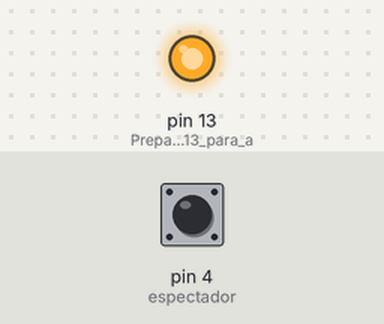
Bench run of a sketch on a simulated Arduino Uno, built with avr-gcc and run on an emulated ATmega328P. Parts: output pins drawn as LEDs (lit = HIGH). Dashed ring = blinking. Inputs (shaded band) come from the test bench; at power-on: pin 4 (espectador) HIGH. What the sketch prints to the serial monitor is not drawn.

Above: at 1.2 s.
1.3 s: pin 4 (espectador) pulled LOW for 0.15 s
At 1.38 s:
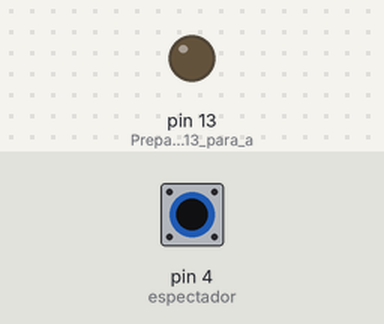
2.9 s: pin 4 (espectador) pulled LOW for 3.2 s
At 6.9 s:
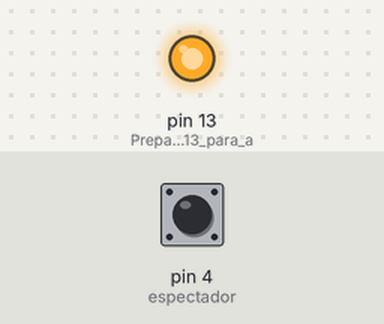
7.6 s: pin 4 (espectador) pulsed LOW 2 times (0.12 s each, 0.3 s apart)
At 7.81 s:
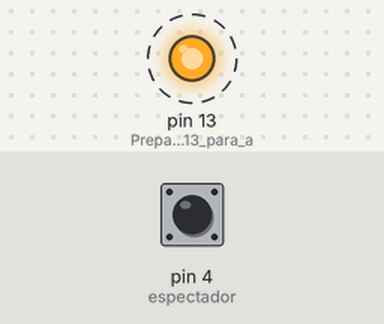
11.2 s: pin 4 (espectador) pulsed LOW 5 times (0.12 s each, 0.3 s apart)
At 13.2 s:
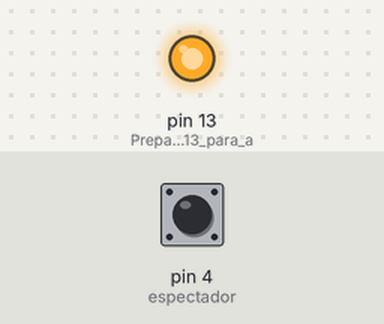
15.7 s: pin 4 (espectador) pulled LOW for 1 s
At 16.5 s:
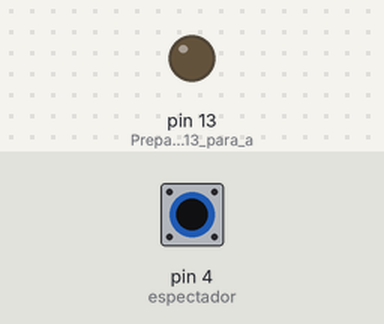
Timing chart, 0 to 18.7 s (numbered marks = the images above; inputs shaded):
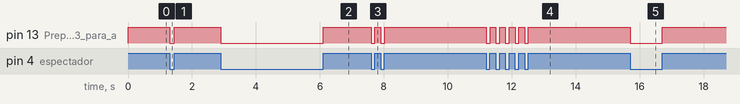

The sketch:

Teste_PortaDigital_Receiver.ino
```cpp
// Este é o código do arduino que não envia o sinal, lembre-se sempre de alimentar os
//arduinos com a mesma fonte ou entre si.
int espectador = 4;
int cont = 0;

void setup() {
  Serial.begin(9600);
  pinMode(LED_BUILTIN, OUTPUT); // Prepara a porta 13 para acender ou apagar o led da placa.
  pinMode(espectador, INPUT_PULLUP); // Prepara a porta 4 para aguardar o sinal.
}

void loop() {
  int codestate = digitalRead(espectador); //Variável lê o estado da porta 4.

  if (codestate == LOW){
    digitalWrite(LED_BUILTIN, LOW); //Led apagado.
    Serial.println("APAGADO"); //Informa no Monitor Serial.
  }
  else if (codestate == HIGH){
    digitalWrite(LED_BUILTIN, HIGH); //Led aceso.
    Serial.println("ACESO"); //Informa.
  }

}
```

Measured:
- after the input at 1.3 s, pin 13 (Prepara_a_porta_13_para_a): HIGH → LOW at once, → HIGH 0.15 s later
- after the input at 2.9 s, pin 13 (Prepara_a_porta_13_para_a): HIGH → LOW at once, → HIGH 3.2 s later
- after the input at 7.6 s, pin 13 (Prepara_a_porta_13_para_a): alternates HIGH for 0.18 s and LOW for 0.12 s, 4 changes in all, then stays HIGH, starting at once
- after the input at 11.2 s, pin 13 (Prepara_a_porta_13_para_a): alternates HIGH for 0.17 s and LOW for 0.12 s, 10 changes in all, then stays HIGH, starting at once
- after the input at 15.7 s, pin 13 (Prepara_a_porta_13_para_a): HIGH → LOW at once, → HIGH 1.0 s later
